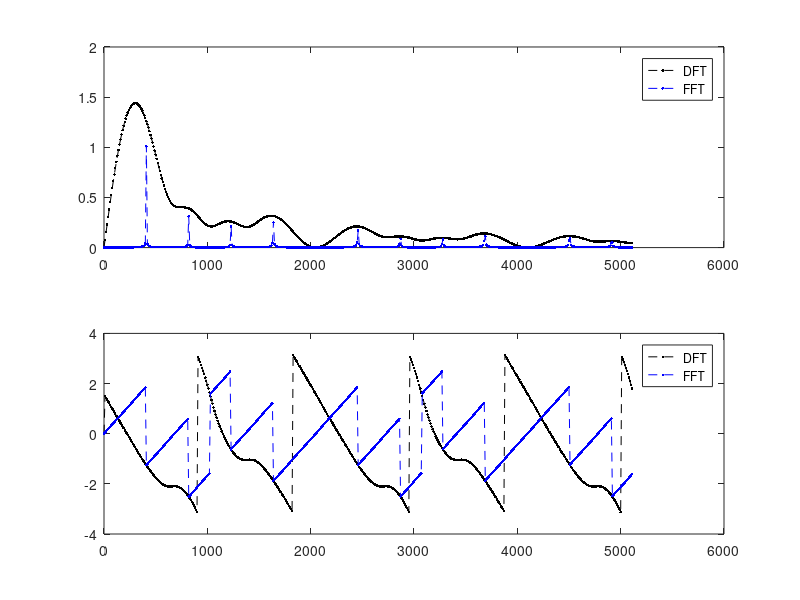
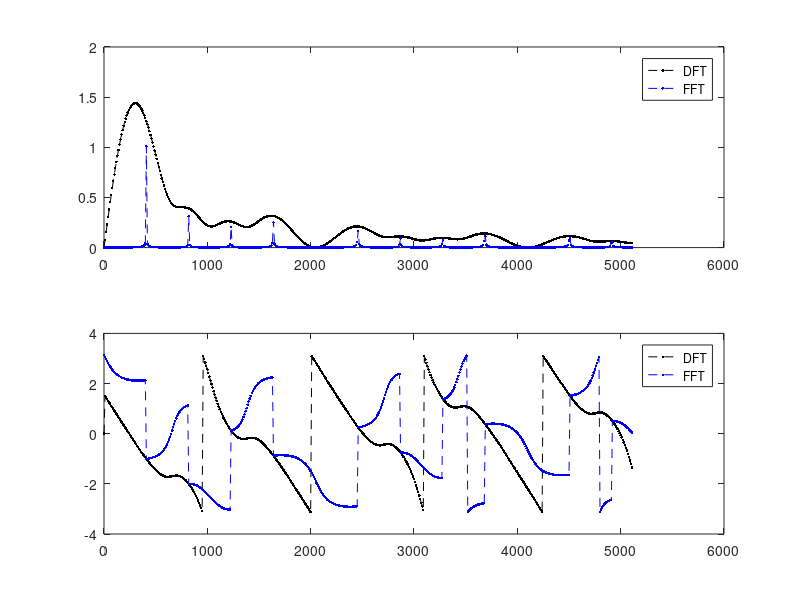
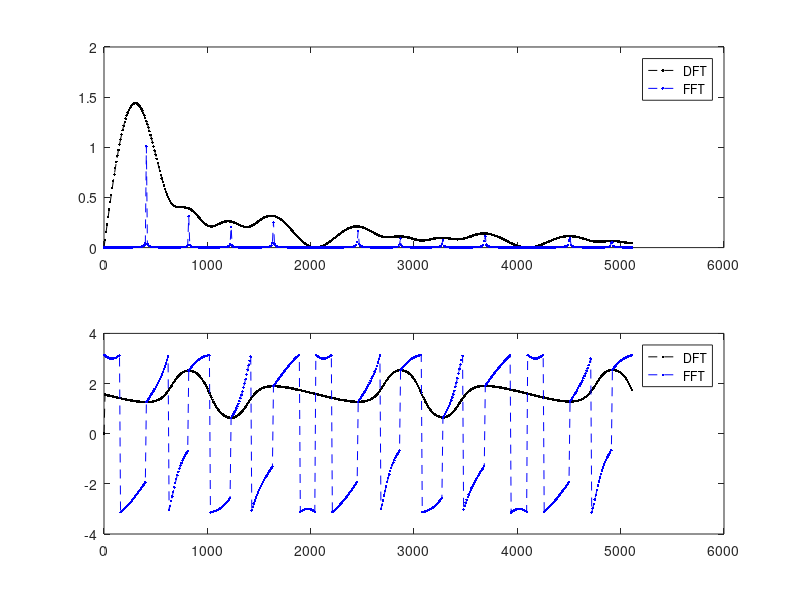

Source code (MATLAB) for these figures, in order:
pkg load signal
clear all;
%close all;
%graphics_toolkit("qt"); set in .octaverc
%{
forme du signal à synthétiser ie créneau sans symetrie
 ____
|    |
|<T1>|
     |________|
<      T      >      
A*T1 = B*(T-T1) => B = A*T1/(T-T1)
x(t,T1,T) = A*(rect((t-T1/2)/T1)-T1/(T-T1)*rect((t-(T+T1)/2)/(T-T1)))

TF{x(t-a,T,T1)}(f) = A*T1*exp(-i*2*pi*a*f) * 
                     {exp(-i*pi*T1*f)*sinc(pi*T1*f) - 
                      exp(-i*pi*(T-T1)*f)*sinc(pi*(T-T1)*f)}
%}

Freqs=[410,440,470,520,560,590,610,640,670,710,740,770];
nT  = 0.1;
N   = 1024;
Te = nT/N;
Fe  = 1/Te;

function idx=Freq2FftIndex(f,df,N)
  k = round(abs(f/df));
  if ( f>0 )
    idx = k+1;
  elseif ( f<0 )
    idx = N-k+1;
  else
    idx = 1;
  endif
endfunction  

function [nTe,y]=zero_mean_rect(A,Fe,T1,T)
  nTe = 0:1/Fe:T-1/Fe;
  y = A*rectpuls(nTe-T1/2,T1) - T1/(T-T1)*A*rectpuls(nTe-(T1+(T-T1)/2),T-T1);
endfunction

% A*(rect((t-T1/2)/T1)-T1/(T-T1)*rect((t-(T+T1)/2)/(T-T1)))
function [nTe,y]=zero_mean_rect_train(A,Fe,T1,T,nT)
  nTe = ((0:1/Fe:nT-1/Fe))';
  %delay and amplitude of each signal period
  dT  = ((0:T:nT-T))';
  d1  = [dT+T1/2,A*ones(floor(nT/T),1)];
  d2  = [dT+(T+T1)/2,(A*T1)/(T-T1)*ones(floor(nT/T),1)];
  y   =  pulstran(nTe,d1,"rectpuls",T1) - pulstran(nTe,d2,"rectpuls",T-T1);
endfunction

% analytic expr of X(f)=TF{rect((t-T1/2)/T1)-T1/(T-T1)*rect((t-(T+T1)/2)/(T-T1))}
function z=X_f(a,T1,T,f)
  z = exp(-i*2*pi*a*f) .* (
      exp(-i*pi*T1*f) .* sinc(T1*f) - 
      exp(-i*pi*(T+T1)*f) .* sinc((T-T1)*f) );  
endfunction  

%{
x(t) = A*(rect((t-T1/2)/T1) - T1/(T-T1)*rect((t-(T1+T)/2)/(T-T1))
sinc=sin(pi*x)/(pi*x)
TF{x(t-a,T,T1)}(f) = A*T1*exp(-i*2*pi*a*f) * 
                     {exp(-i*pi*T1*f)*sinc(T1*f) - 
                      exp(-i*pi*(T+T1)*f)*sinc((T-T1)*f)}
  --> -a = {arg(TF{x(t-a,T,T1)}(f)) - arg(z1-z2)} * 1/(2*pi*f)
      z1= exp(-i*pi*T1*f)*sinc(T1*f)
      z2= exp(-i*pi*(T+T1)*f)*sinc((T-T1)*f)
%}                      
function [a,phi]=signal_lag(T1,T,f,arg_fft)
  z1=exp(-i*pi*T1*f)*sinc(T1*f);
  z2=exp(-i*pi*(T+T1)*f)*sinc((T-T1)*f);
  
  phi= (arg(z1-z2)-arg_fft);
  if(phi<0)
    a  = -phi*1/(2*pi*f); 
  else
    a  = (2*pi-phi)/(2*pi*f);
  endif
endfunction



function plot_fft_signal(nTe,y,yfft)
  N = length(nTe);
  Fe = 1/(nTe(2)-nTe(1));
  dF = Fe/N;
  ndF = -Fe/2:dF:Fe/2-dF;
  yffts = fftshift(yfft);
  figure;
  subplot(3,1,1);
  plot(nTe,y,"--.k;sig;");
  subplot(3,1,2);
  plot(ndF,abs(yffts)/N,"--.b;mods;");
  subplot(3,1,3);
  plot(ndF,arg(yffts)*180/pi,"--.g;args;");  
  figure;
  plot3(ndF,yffts);  
endfunction  

function q=quadran(z)
  th=arg(z);
  if(th>=0)
    if(th>pi/2)
      q=2;
    else
      q=1;
    endif  
  else
    if(th<-pi/2)
      q=3;
    else
      q=4;
    endif  
  endif
endfunction

function s=sens_det(y)
  iy=find(y>=0);
  if( length(iy) > length(y)-length(iy) )
    s=1;
  else
    s=0;
  endif  
endfunction

function signal_harmonic_properties(nTe,y,yfft,f,k,lag,str)
  N = length(nTe);
  Fe = 1/(nTe(2)-nTe(1));
  dF = Fe/N;
  % index of f
  idx0 = Freq2FftIndex(f,dF,N);  
  printf("%s lag=%2d f=%3.0f abs(f)=% 2.2f arg(f)=%+ 3.2f ",
         str,lag,f,abs(yfft(idx0))/N,
         arg(yfft(idx0))*180/pi);
  % phase diff between i*f and f 
  for i=2:k
    idx = Freq2FftIndex(i*f,dF,N);    
    printf("abs(%df)=%02.2f arg(%df)=%+03.2f arg(%df)-arg(f)=%+ 3.2f ",
           i,abs(yfft(idx))/N,i,arg(yfft(idx))*180/pi,
           i,arg(yfft(idx)/yfft(idx0))*180/pi);
  endfor
  printf("\n");
  %printf("sens=%d\n",sens_detect(y));
endfunction  

% compare fft with Ft @ discrete frequencies for jupiter signal
function fft_and_dft(lag,A,Fe,N,T1,T,nT)
  df=Fe/N;
  ndf=(0:N/2-1)*df;
  % DFT with FT with Fe/N step  
  dft=X_f(-lag,T1,T,ndf);
  
  [nTe,y]=zero_mean_rect_train(A,Fe,T1,T,2*nT);  
  yfft = fft(y(1+round(lag*Fe):N+round(lag*Fe)));
  
  figure;
  subplot(2,1,1);
  plot(ndf,abs(dft),"--.k;DFT;",ndf,abs(2*yfft(1:512)/N),"--.b;FFT;");
  subplot(2,1,2);
  plot(ndf,arg(dft),"--.k;DFT;",ndf,arg(2*yfft(1:512)/N),"--.b;FFT;");
  
  printf("fft(f)=%s X(f)=%s fft(2f)=%s  X(2f)=%s\n",
            num2str(2*yfft(Freq2FftIndex(1/T,df,N))/N),
            num2str(dft(1/T/10+1)),
            num2str(2*yfft(Freq2FftIndex(2/T,df,N))/N),
            num2str(dft(2/T/10+1)));
  printf("Arg(fft(f))=%+3.2f Arg(X(f))=%+3.2f Arg(fft(2f))=%+3.2f  X(2f)=%+3.2f\n",
            arg(yfft(Freq2FftIndex(1/T,df,N))),
            arg(dft(1/T/10+1)),
            arg(yfft(Freq2FftIndex(2/T,df,N))),
            arg(dft(2/T/10+1)));    
  
endfunction

fft_and_dft(0,1,Fe,N,2/410/5,1/410,nT);
fft_and_dft(1/Fe,1,Fe,N,2/410/5,1/410,nT);
fft_and_dft(10/Fe,1,Fe,N,2/410/5,1/410,nT);


%{
% DFT with FT with 10Hz step
ndf=(0:511)*10;
z=X_f(0,2/410/5,1/410,ndf);

[nTe,y]=zero_mean_rect_train(1,Fe,2/410/5,1/410,2*nT);  
yfft = fft(y(1:N));
figure;
subplot(2,1,1);
plot(ndf,abs(z),"--.k;DFT;",ndf,abs(2*yfft(1:512)/N),"--.b;FFT;");
subplot(2,1,2);
plot(ndf,arg(z),"--.k;DFT;",ndf,arg(2*yfft(1:512)/N),"--.b;FFT;");
printf("fft(f)=%s X(f)=%s fft(2f)=%s  X(2f)=%s\n",
            num2str(2*yfft(Freq2FftIndex(410,10,1024))/N),
            num2str(z(410/10+1)),
            num2str(2*yfft(Freq2FftIndex(2*410,10,1024))/N),
            num2str(z(2*410/10+1)));
printf("Arg(fft(f))=%+3.2f Arg(X(f))=%+3.2f Arg(fft(2f))=%+3.2f  X(2f)=%+3.2f\n",
            arg(yfft(Freq2FftIndex(410,10,1024))),
            arg(z(410/10+1)),
            arg(yfft(Freq2FftIndex(2*410,10,1024))),
            arg(z(2*410/10+1)));            
%}




%{ 
%signal 
for f=Freqs(1)
  d_cycle=2/f/5;
  %function [nTe,y]=zero_mean_rect_train(A,Fe,T1,T,nT)
  [nTe,y]=zero_mean_rect_train(1,Fe,d_cycle,1/f,2*nT);  
  dF = Fe/N;
  printf("\n");
  for lag=0:floor(Fe/f)    
    % s(t-a)
    yfft = fft(y(1+lag:N+lag));
    idx0 = Freq2FftIndex(f,dF,N);
    idx1 = Freq2FftIndex(2*f,dF,N);
    [slag,phi] = signal_lag(d_cycle,1/f,f,arg(yfft(idx0)));
    z1f    = X_f(slag,d_cycle,1/f,f);
    z2f    = X_f(slag,d_cycle,1/f,2*f);
    
    printf("fft(f)=%s X(f)=%s fft(2f)=%s  X(2f)=%s\n",
            num2str(2*yfft(idx0)/N),num2str(z1f),num2str(2*yfft(idx1)/N),num2str(z2f));
    %{        
    printf(" S(t) f=%d lag=%f idf=%d idx2f=%d arg(X(f))=%f arg(X(2f))=%f *--* sig_lag=%f phi=%f arg(X(2*f))=%f\n",
            f,lag/Fe,idx0,idx1,arg(yfft(idx0)),arg(yfft(idx1)),slag,phi,arg(z2f));
    
    % -s(t-a)
    yfftn = fft(-y(1+lag:N+lag));
    [slagn,phin] = signal_lag(d_cycle,1/f,f,arg(yfftn(idx0)));
    z2fn    = X_f(slag,d_cycle,1/f,2*f);
    printf("-S(t) f=%d lag=%f idf=%d idx2f=%d arg(X(f))=%f arg(X(2f))=%f *--* sig_lag=%f phi=%f arg(X(2*f))=%f\n",
            f,lag/Fe,idx0,idx1,arg(yfftn(idx0)),arg(yfftn(idx1)),slagn,phin,arg(z2fn));
    %}        
  endfor    
endfor
%}



